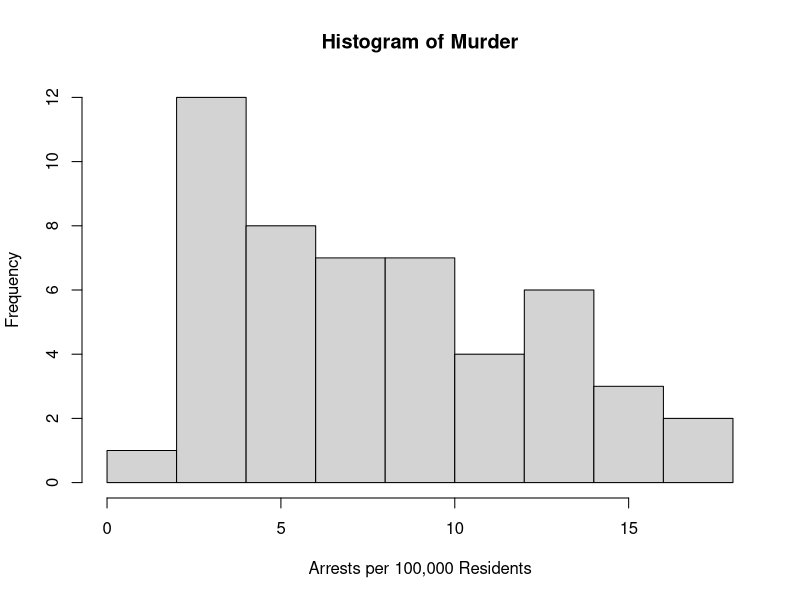
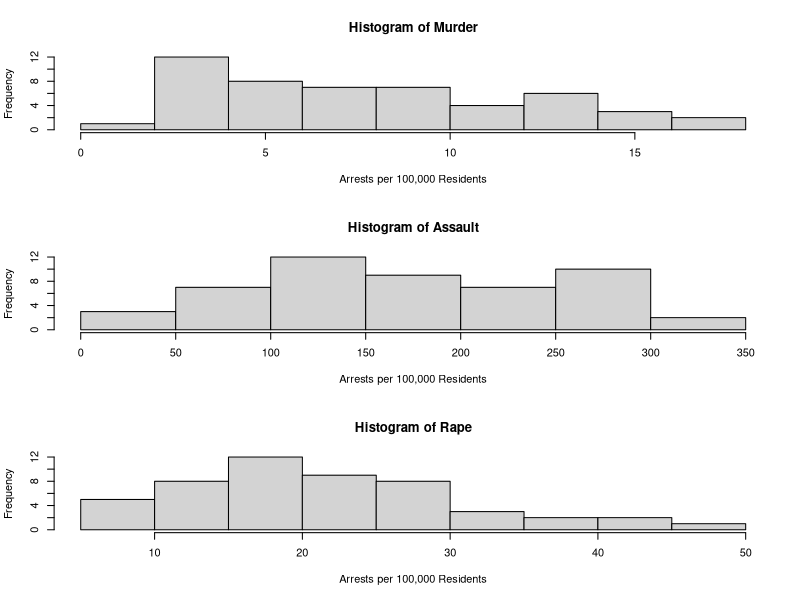

Here is the R script that generated these plots, in order:
## ---- chunk 1
library(datasets)
## ---- chunk 2
dat<-USArrests #This line is renaming the data.
## ---- chunk 3
names (dat)
#The variables in USArrests are Murder, Assault, UrbanPop, and Rape (and now state).
## ---- chunk 4
hist(dat$Murder, main="Histogram of Murder", xlab="Arrests per 100,000 Residents", ylab="Frequency")
## ---- chunk 5
summary(dat$Murder)
## ---- chunk 6
par(mfrow=c(3,1))
hist(dat$Murder, main="Histogram of Murder", xlab="Arrests per 100,000 Residents", ylab="Frequency")
hist(dat$Assault, main="Histogram of Assault", xlab="Arrests per 100,000 Residents", ylab="Frequency")
hist(dat$Rape, main="Histogram of Rape", xlab="Arrests per 100,000 Residents", ylab="Frequency")
